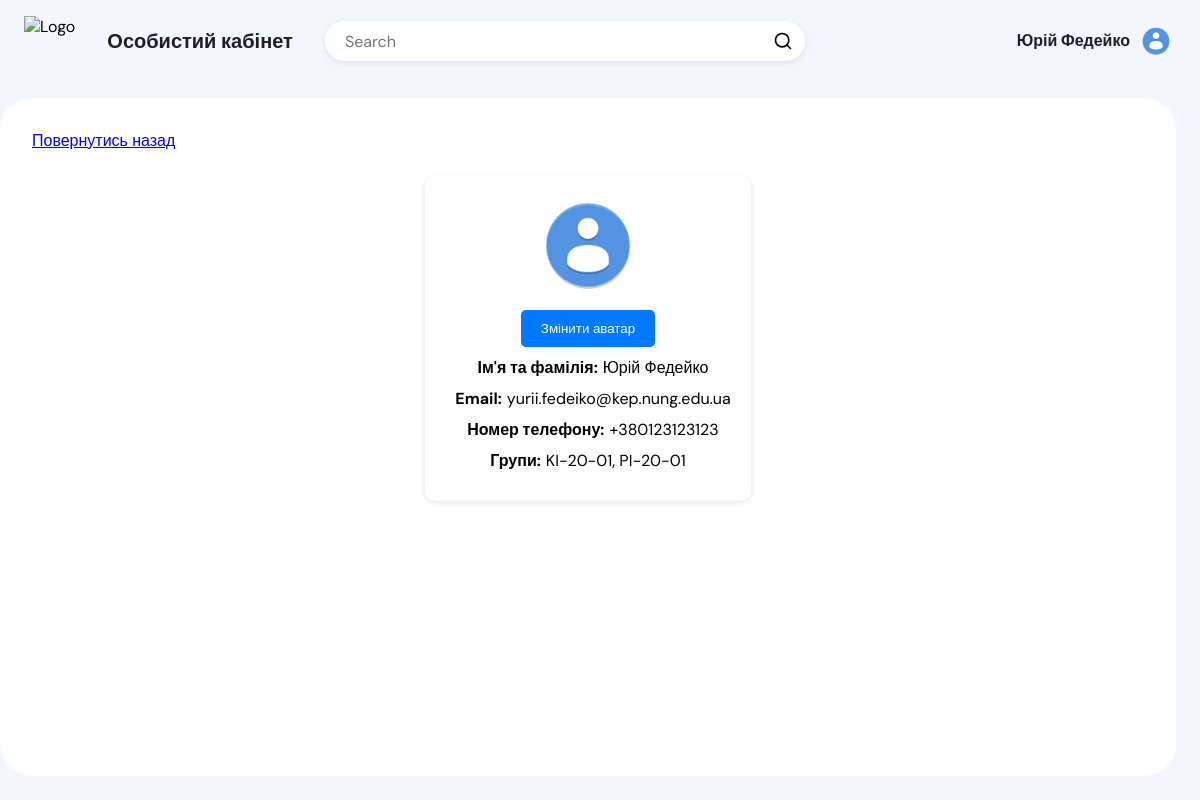
Page /teacher/profile/33/ (signed in) on the committed database.
### UserAuth/models.py (models this page shows, shortened)
class CustomUser(AbstractUser):
    email = models.EmailField(unique=True, max_length=255)
    USERNAME_FIELD = 'email'
    REQUIRED_FIELDS = []
    objects = CustomUserManager()

class Teacher(models.Model):
    user = models.OneToOneField(settings.AUTH_USER_MODEL, on_delete=models.CASCADE)
    first_name = models.CharField(max_length=30, default='')
    last_name = models.CharField(max_length=30, default='')
    email = models.EmailField(default='')
    phone_number = models.CharField(max_length=15, blank=True, null=True)
    subjects = models.ManyToManyField(Subject, related_name='teachers')
    groups = models.ManyToManyField(Group, related_name='teachers', default='')
    avatar = models.ImageField(upload_to='avatars/', null=True, blank=True)

class Group(models.Model):
    name = models.CharField(max_length=255)

### UserAuth/decorators.py (the view)
    @login_required
    def _wrapped_view(request, *args, **kwargs):
        if hasattr(request.user, 'teacher'):
            return view_func(request, *args, **kwargs)
        else:
            return redirect('student:index')

### Teachers/views.py (called while the page is built)
@teacher_required
def user_profile(request, user_id):
    teacher = get_object_or_404(Teacher, user__id=user_id)
    return render(request, 'teacher/profile.html', {'teacher': teacher})

### Teachers/templates/teacher/profile.html (shortened to what this page needs)
{% load static %}
{% load custom_filters %}
<!DOCTYPE html>
<html lang="en">
<head>
    <link rel="stylesheet" href="{% static 'teachers/styles.css' %}">
</head>
<body>
    <div class="app-container">
        <div class="app-header">
            <div class="app-header-left">
                <img src="https://kep.nung.edu.ua/static/img/fullLogo.svg" class="logo" alt="Logo">
                <p class="app-name">Особистий кабінет</p>
                <div class="search-wrapper">
                    <input class="search-input" type="text" placeholder="Search">
                    <svg xmlns="http://www.w3.org/2000/svg" width="20" height="20" fill="none" stroke="currentColor" stroke-linecap="round" stroke-linejoin="round" stroke-width="2" class="feather feather-search" viewBox="0 0 24 24">
                        <defs></defs>
                        <circle cx="11" cy="11" r="8"></circle>
                        <path d="M21 21l-4.35-4.35"></path>
                    </svg>
                </div>
            </div>
            <div class="app-header-right">
                <button class="profile-btn" onclick="location.href='{% url 'teachers:user_profile' request.user.id %}'">
                    <div>{{ request.user.teacher.first_name }} {{ request.user.teacher.last_name }}</div>
                    {% if request.user.teacher.avatar %}
                      <img src="{{ request.user.teacher.avatar.url }}" class="avatar" />
                      {% else %}
                          <img src="https://png.pngtree.com/png-vector/20220817/ourmid/pngtree-man-avatar-with-circle-frame-vector-ilustration-png-image_6110328.png" class="avatar" />
                      {% endif %}
                </button>
            </div>
        </div>
        <div class="app-content">
            <div class="projects-section">
                <div class="projects-section-header">
                    <a href="{% url 'teachers:dashboard' %}" class="btn btn-primary">Повернутись назад</a>
                </div>
                <div class="profile-card">
                  {% if teacher.avatar %}
                  <img src="{{ teacher.avatar.url }}" alt="Avatar" class="avatar">
                  {% else %}
                      <img src="https://png.pngtree.com/png-vector/20220817/ourmid/pngtree-man-avatar-with-circle-frame-vector-ilustration-png-image_6110328.png" alt="Avatar" class="avatar">
                  {% endif %}
                    <button class="btn-change-avatar" onclick="document.getElementById('avatarModal').style.display='block'">Змінити аватар</button>
                    <p> <strong>Ім'я та фамілія: </strong> {{ teacher.first_name }} {{ teacher.last_name }}</p>
                    <p> <strong>Email:</strong> {{ teacher.user.email }}</p>
                    <p> <strong>Номер телефону:</strong> {{ teacher.phone_number }}</p>
                    <p><strong>Групи:</strong>
                        {% for group in teacher.groups.all %}
                            {{ group.name }}{% if not forloop.last %}, {% endif %}
                        {% endfor %}
                    </p>
                </div>
            </div>
        </div>
    </div>
</body>
</html>

### Teachers/static/teachers/styles.css (style rules this page uses)
* { box-sizing: border-box; }
:root { --app-container: #f3f6fd; --main-color: #1f1c2e; --secondary-color: #4a4a4a; --link-color: #1f1c2e; --link-color-hover: #c3cff4; --link-color-active: #fff; --link-color-active-bg: #1f1c2e; --projects-section: #fff; --message-box-hover: #fafcff; --message-box-border: #e9ebf0; --more-list-bg: #fff; --more-list-bg-hover: #f6fbff; --more-list-shadow: rgba(209, 209, 209, 0.4); --button-bg: #1f1c24; --search-area-bg: #fff; --star: #1ff1c2 e; --message-btn: #fff; }
html, body { width: 100%; height: 100vh; margin: 0; }
body { font-family: 'DM Sans', sans-serif; overflow: hidden; display: flex; justify-content: center; background-color: var(--app-container); }
button, a { cursor: pointer; }
.app-container { width: 100%; display: flex; flex-direction: column; height: 100%; background-color: var(--app-container); transition: 0.2s; max-width: 1800px; }
.app-container button, .app-container input, .app-container optgroup, .app-container select, .app-container textarea { font-family: 'DM Sans', sans-serif; }
.app-content { display: flex; height: 100%; overflow: hidden; padding: 16px 24px 24px 0; }
.profile-btn { gap: 10px; padding: 0; border: 0; background-color: transparent; position: relative; display: flex; align-items: center; padding-left: 12px; border-left: 2px solid #ddd; }
.profile-btn img { width: 40px; height: 40px; object-fit: cover; border-radius: 50%; margin-right: 4px; }
.profile-btn div { color: var(--main-color); font-size: 16px; line-height: 24px; font-weight: 700; }
.app-header { display: flex; justify-content: space-between; align-items: center; width: 100%; padding: 16px 24px; position: relative; }
.app-header-left, .app-header-right { display: flex; align-items: center; }
.app-header-left { flex-grow: 1; }
.app-header-right button { margin-left: 10px; }
.app-name { color: var(--main-color); margin: 0; font-size: 20px; line-height: 24px; font-weight: 700; margin: 0 32px; }
.search-wrapper { border-radius: 20px; background-color: var(--search-area-bg); padding-right: 12px; height: 40px; display: flex; justify-content: space-between; align-items: center; width: 100%; max-width: 480px; color: var(--light-font); box-shadow: 0 2px 6px 0 rgba(136, 148, 171, .2), 0 24px 20px -24px rgba(71, 82, 107, .1); overflow: hidden; }
.logo { height: 50px; }
.search-input { border: none; flex: 1; outline: none; height: 100%; padding: 0 20px; font-size: 16px; background-color: var(--search-area-bg); color: var(--main-color); }
.search-input:placeholder { color: var(--main-color); opacity: 0.6; }
.profile-btn { padding: 0; border: 0; background-color: transparent; display: flex; align-items: center; padding-left: 12px; }
.profile-btn img { width: 32px; height: 32px; object-fit: cover; border-radius: 50%; margin-right: 4px; }
.projects-section { overflow-y: auto; flex: 2; background-color: var(--projects-section); border-radius: 32px; padding: 32px 32px 0 32px; overflow: hidden; height: 100%; display: flex; flex-direction: column; }
.projects-section-header { display: flex; justify-content: space-between; align-items: center; margin-bottom: 24px; color: var(--main-color); }

### Teachers/templates/teacher/profile.html (style rules this page uses)
.profile-card { background-color: #fff; padding: 20px; border-radius: 10px; box-shadow: 0 2px 5px rgba(0,0,0,0.1); max-width: 600px; margin: 0 auto; text-align: center; }
.profile-card p { font-size: 16px; margin: 10px 0; display: flex; align-items: center; justify-content: center; }
.avatar { width: 100px; height: 100px; border-radius: 50%; }
.btn-change-avatar { margin: auto; display: flex; margin-top: 10px; padding: 10px 20px; background-color: #007bff; color: #fff; border: none; border-radius: 5px; cursor: pointer; }
strong { padding-right: 5px; }

### rows in the picture
CustomUser: user.teacher.first_name "Юрій", user.teacher.last_name "Федейко", user.teacher.avatar (placeholder picture)
Teacher: avatar (placeholder picture), first_name "Юрій", last_name "Федейко", user.email "yurii.fedeiko@kep.nung.edu.ua", phone_number "+380123123123"
Group: name "KI-20-01"
Group: name "PI-20-01"
